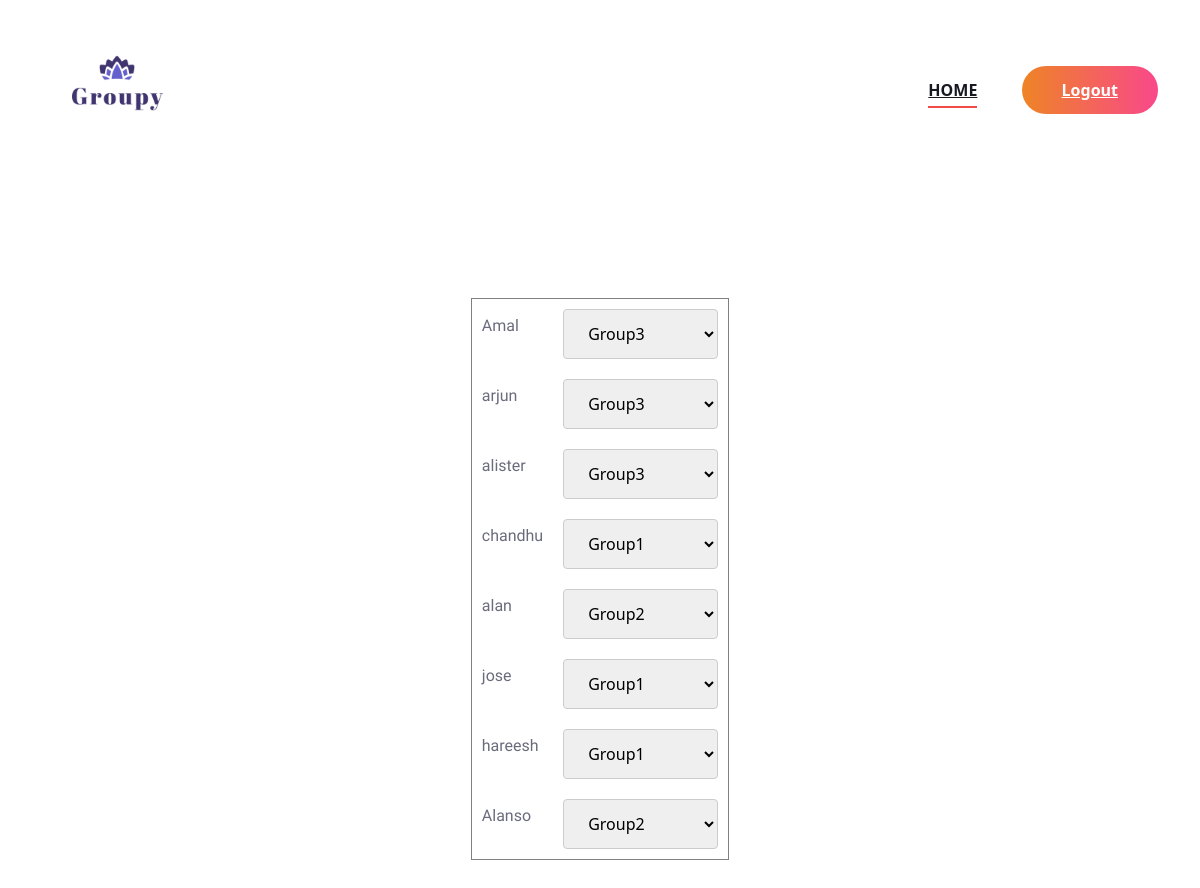
Page /Org/mannual/11 on the earlier database version.
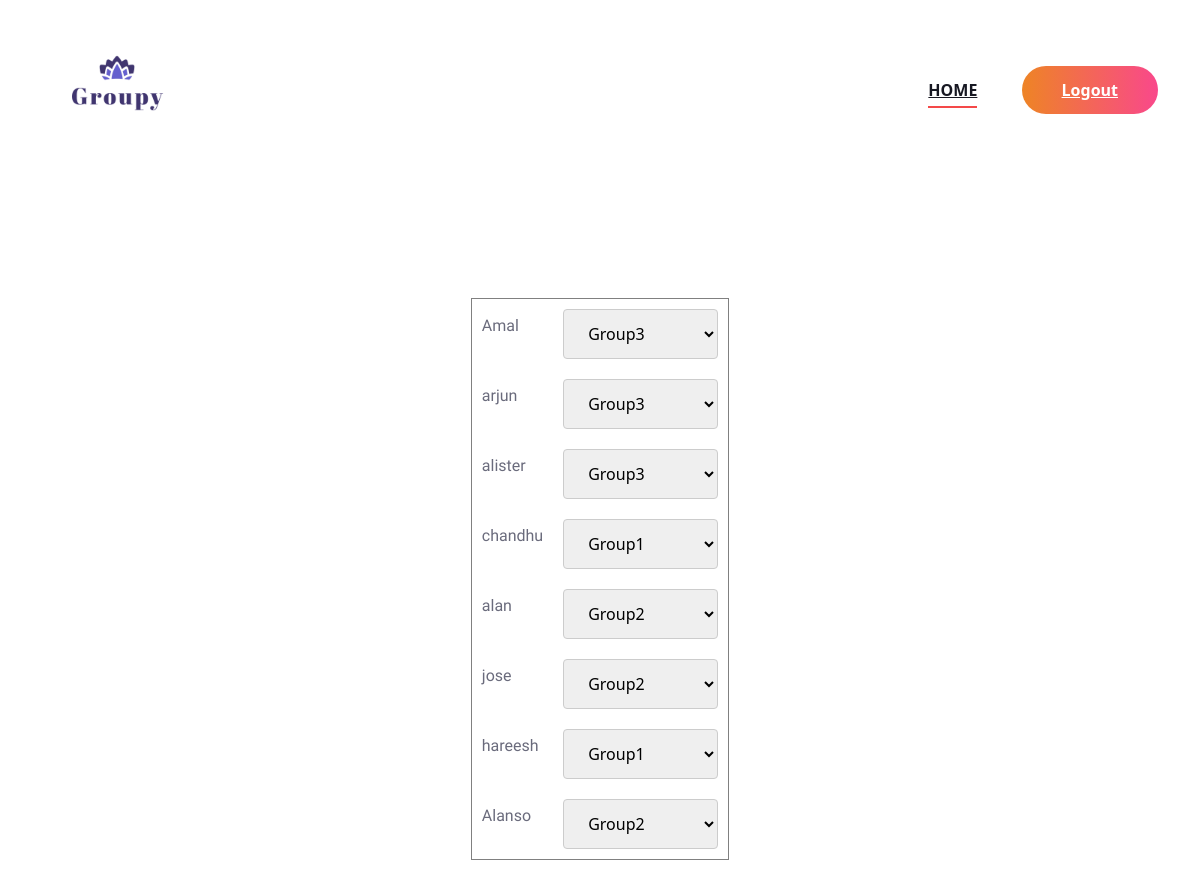
Same page on the later database version.
### Guest/models.py (models this page shows)
class ParticipateUser(models.Model):
    user=models.CharField(max_length=50)
    events=models.ForeignKey(Event,on_delete=models.CASCADE)
    rooms=models.TextField(max_length=50,default="")
    new_rooms = models.TextField(max_length=50, default="")
    is_ignored = models.BooleanField(default=False)

### Organizer/models.py (models this page shows)
class Room(models.Model):
    events=models.ForeignKey(Event,on_delete=models.CASCADE)
    number=models.CharField(max_length=50)
    capacity=models.IntegerField(default=0)

### Organizer/views.py (the view)
# urls.py: path('mannual/<int:pk>', views.manuualy,name="manuualy"),
def manuualy(request,pk):
    event=Event.objects.get(id=pk)
    participants = ParticipateUser.objects.filter(events=event)
    rooms=Room.objects.filter(events=event)
    print(rooms)
    if request.method == 'POST':
        for participant in participants:
            room_name = request.POST.get('room_' + str(participant.id))
            print(room_name)
            roomObj=Room.objects.get(id=room_name)
            roomNumber=roomObj.number
            print(roomNumber)
            if roomNumber:
                participant.new_rooms = roomNumber
                participant.save()
        return redirect('org:home')
    else:
        return render(request,"Organizer/Manually.html",{'users_data':participants,'room':rooms})

### Organizer/templates/Organizer/Manually.html (shortened to what this page needs)
{% extends 'Organizer/Head.html'%}
{% load static %}
{% block content %}
<br><br><br><br>
<!DOCTYPE html>
<html lang="en">
<head>
    <link href="https://cdn.jsdelivr.net/npm/bootstrap@5.3.0/dist/css/bootstrap.min.css" rel="stylesheet">
</head>
<body>
    <form action="" method="post">
        <table border="1" align="center" cellpadding="10"  >
            {% for user_data in users_data %}
            <tr>
                <td>
                    <p>{{ user_data.user }}</p>
                </td>
                <td>
                    <select id="room_{{ user_data.id }}" name="room_{{ user_data.id }}"  onchange="onSelectChange(this.value, '{{ user_data.id }}')">
                        {% for room in room %}
                        <option value="{{ room.id }}" {% if user_data.new_rooms == room.number %}selected {% endif %}>
                            {{ room.number }}
                        </option>
                        {% endfor %}
                    </select>
                </td>
            </tr>
            {% endfor %}
        </table>
    </form>
</body>
</html>
<br><br><br><br><br><br><br><br><br><br><br><br><br><br><br><br><br><br><br><br><br>
{% endblock content %}

Differences in the rows shown:
changed ParticipateUser "jose": new_rooms+id "Group1" → "Group2"
